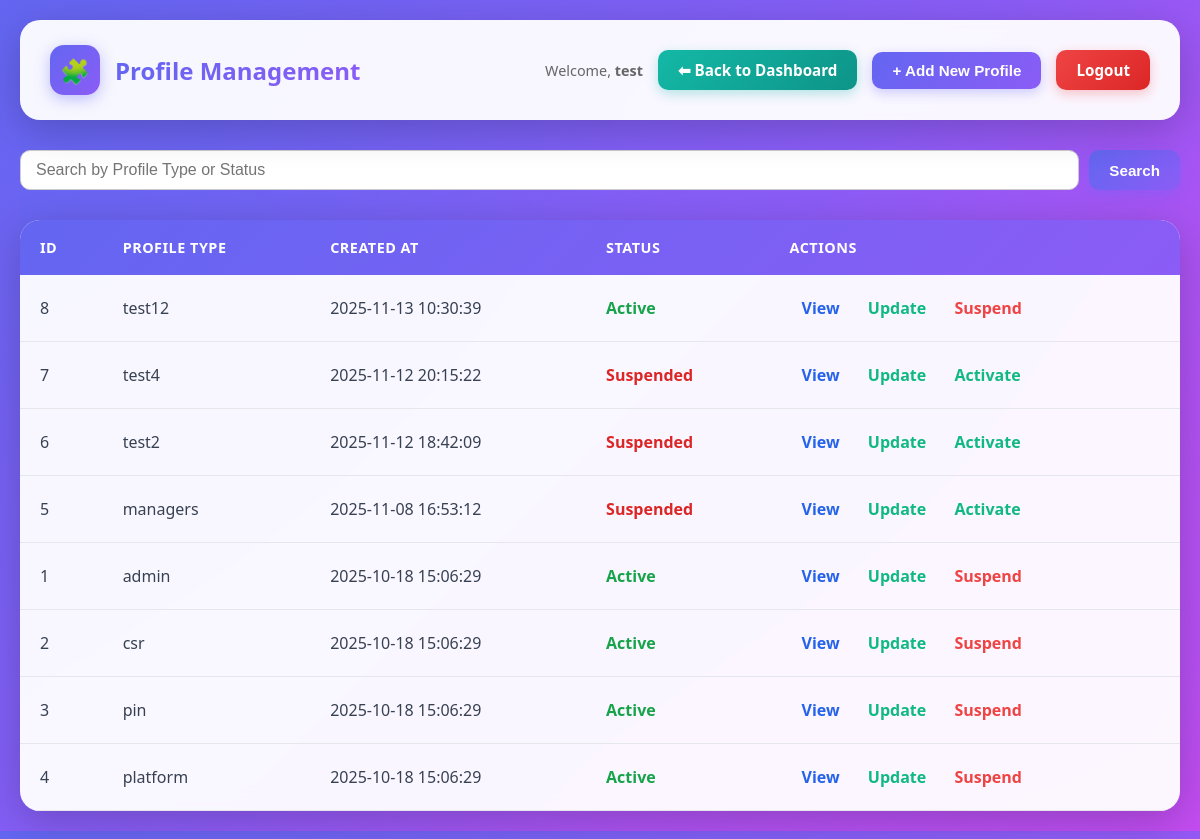
The app's page /CSIT314v3/Boundary/view_profiles.php (signed in) with its own data.
### tables this page shows
CREATE TABLE `user_profiles` (
  `id` int(11) NOT NULL,
  `profile_type` varchar(50) NOT NULL,
  `created_at` timestamp NOT NULL DEFAULT current_timestamp(),
  `status` enum('active','suspended') DEFAULT 'active'
);

### CSIT314v3/Entity/userProfile.php (called while the page is built, shortened)
<?php
final class userProfile
{
    private static function getConnection(): PDO
    {
        return Database::getConnection();
    }
    public static function getAllProfiles(): array
    {
        try {
            $pdo = self::getConnection();
            $stmt = $pdo->query("SELECT * FROM user_profiles ORDER BY created_at DESC");
            return $stmt->fetchAll(PDO::FETCH_ASSOC);
        } catch (PDOException $e) {
            error_log('Error fetching profiles: ' . $e->getMessage());
            return [];
        }
    }
}

### CSIT314v3/Controller/ViewProfilesController.php (called while the page is built, shortened)
<?php
require_once __DIR__ . '/../Entity/userProfile.php';
final class ViewProfilesController
{
    public function getAllProfiles(): array
    {
        return userProfile::getAllProfiles();
    }
}

### CSIT314v3/Boundary/view_profiles.php (the view, shortened to what this page needs)
<?php
require_once __DIR__ . '/../Controller/ViewProfilesController.php';
function getLoggedInUserName(): string {
    return htmlspecialchars($_SESSION['name'] ?? 'User');
}
function getSearchTerm(): string {
    return trim($_GET['search'] ?? '');
}
function loadProfilesList(ViewProfilesController $vc, SearchProfileController $sc): array {
    $term = getSearchTerm();
    return $term !== '' ? $sc->searchProfiles($term) : $vc->getAllProfiles();
}
$viewController = new ViewProfilesController();
$searchController = new SearchProfileController();
$userName = getLoggedInUserName();
$searchTerm = getSearchTerm();
$profiles = loadProfilesList($viewController, $searchController);
?>
<!DOCTYPE html>
<html lang="en">
<head>
</head>
<body>
<div class="header">
    <div class="header-left">
        <div class="logo">🧩</div>
        <div class="header-title">Profile Management</div>
    </div>
    <div class="user-info">
        <span class="welcome-text">Welcome, <strong><?= $userName ?></strong></span>
        <a href="admin_dashboard.php" class="btn btn-secondary">⬅ Back to Dashboard</a>
        <button class="btn btn-primary" onclick="document.getElementById('addModal').style.display='flex'">+ Add New Profile</button>
        <a href="logout.php" class="btn btn-logout">Logout</a>
    </div>
</div>
<div class="search-bar" style="max-width:1200px;margin:20px auto 30px;display:flex;justify-content:space-between;align-items:center;gap:10px;">
    <form method="GET" action="view_profiles.php" style="flex:1;display:flex;gap:10px;">
        <input type="text" name="search" placeholder="Search by Profile Type or Status"
               value="<?= htmlspecialchars($searchTerm ?? '') ?>"
               style="flex:1;padding:10px 15px;border-radius:10px;border:1px solid #ccc;font-size:1rem;">
        <button type="submit" class="btn btn-primary"
                style="padding:10px 20px;border:none;border-radius:10px;
                       background:linear-gradient(135deg,#6366f1,#8b5cf6);
                       color:white;font-weight:600;cursor:pointer;">
            Search
        </button>
    </form>
</div>
<div class="container">
    <div class="table-container">
        <table>
            <thead>
                <tr>
                    <th>ID</th>
                    <th>Profile Type</th>
                    <th>Created At</th>
                    <th>Status</th>
                    <th>Actions</th>
                </tr>
            </thead>
            <tbody>
    <?php foreach ($profiles as $profile): ?>
    <tr>
        <td><?= htmlspecialchars((string)$profile['id']) ?></td>
        <td><?= htmlspecialchars($profile['profile_type']) ?></td>
        <td><?= htmlspecialchars($profile['created_at']) ?></td>
        <td>
            <span style="color:<?= $profile['status'] === 'active' ? '#16a34a' : '#dc2626'; ?>;font-weight:600;">
                <?= ucfirst(htmlspecialchars($profile['status'])) ?>
            </span>
        </td>
        <td>
            <a href="view_profilePg.php?id=<?= $profile['id'] ?>"
               class="action-link"
               style="color:#2563eb;">
               View
            </a>
            <a href="update_profilePg.php?id=<?= $profile['id'] ?>"
               class="action-link"
               style="color:#10b981;">
               Update
            </a>
            <?php if ($profile['status'] === 'active'): ?>
                <a href="suspendProfilePg.php?id=<?= $profile['id'] ?>&action=suspend"
                   class="action-link"
                   style="color:#ef4444;">
                   Suspend
                </a>
            <?php else: ?>
                <a href="suspendProfilePg.php?id=<?= $profile['id'] ?>&action=activate"
                   class="action-link"
                   style="color:#10b981;">
                   Activate
                </a>
            <?php endif; ?>
        </td>
    </tr>
    <?php endforeach; ?>
</tbody>
        </table>
    </div>
</div>
</body>
</html>

### CSIT314v3/Boundary/view_profiles.php (style rules this page uses)
* { margin: 0; padding: 0; box-sizing: border-box; }
body { font-family: 'Segoe UI', Tahoma, Geneva, Verdana, sans-serif; min-height: 100vh; background: linear-gradient(135deg, #6366f1 0%, #8b5cf6 50%, #d946ef 100%); padding: 20px; position: relative; overflow-x: hidden; }
body::before { content: ''; position: absolute; width: 100%; height: 100%; background: radial-gradient(circle at 10% 20%, rgba(99, 102, 241, 0.4) 0%, transparent 40%), radial-gradient(circle at 90% 80%, rgba(139, 92, 246, 0.4) 0%, transparent 40%); animation: pulse 8s ease-in-out infinite; z-index: -1; }
.header { max-width: 1200px; margin: 0 auto 30px; background: rgba(255, 255, 255, 0.95); backdrop-filter: blur(10px); border-radius: 20px; padding: 25px 30px; box-shadow: 0 10px 40px rgba(0, 0, 0, 0.2); display: flex; justify-content: space-between; align-items: center; position: relative; z-index: 1; animation: fadeInDown 0.6s ease; }
.header-left { display: flex; align-items: center; gap: 15px; }
.logo { width: 50px; height: 50px; background: linear-gradient(135deg, #6366f1 0%, #8b5cf6 100%); border-radius: 14px; display: flex; align-items: center; justify-content: center; font-size: 1.5rem; color: white; box-shadow: 0 4px 15px rgba(99, 102, 241, 0.4); }
.header-title { font-size: 1.5rem; font-weight: 700; background: linear-gradient(135deg, #6366f1 0%, #8b5cf6 100%); -webkit-background-clip: text; -webkit-text-fill-color: transparent; }
.user-info { display: flex; align-items: center; gap: 15px; }
.welcome-text { color: #666; font-size: 0.9rem; }
.btn { padding: 10px 20px; border: none; border-radius: 10px; font-weight: 600; cursor: pointer; text-decoration: none; transition: all 0.3s ease; display: inline-block; font-size: 0.95rem; }
.btn-primary { background: linear-gradient(135deg, #6366f1 0%, #8b5cf6 100%); color: white; box-shadow: 0 4px 12px rgba(99, 102, 241, 0.3); }
.btn-secondary { background: linear-gradient(135deg, #14b8a6 0%, #0d9488 100%); color: white; box-shadow: 0 4px 12px rgba(20, 184, 166, 0.3); }
.btn-logout { background: linear-gradient(135deg, #ef4444 0%, #dc2626 100%); color: white; box-shadow: 0 4px 12px rgba(239, 68, 68, 0.3); }
.container { max-width: 1200px; margin: 0 auto; position: relative; z-index: 1; animation: fadeInUp 0.6s ease; }
.table-container { background: rgba(255, 255, 255, 0.95); backdrop-filter: blur(10px); border-radius: 20px; overflow: hidden; box-shadow: 0 10px 40px rgba(0, 0, 0, 0.2); }
table { width: 100%; border-collapse: collapse; }
thead { background: linear-gradient(135deg, #6366f1 0%, #8b5cf6 100%); }
thead tr th { padding: 18px 20px; text-align: left; color: white; font-weight: 600; font-size: 0.9rem; text-transform: uppercase; letter-spacing: 0.5px; }
tbody tr { border-bottom: 1px solid #e5e7eb; transition: background 0.2s ease; }
tbody td { padding: 16px 20px; color: #374151; }
.action-link { color: #6366f1; text-decoration: none; font-weight: 600; transition: all 0.2s ease; padding: 6px 12px; border-radius: 8px; display: inline-block; }

### records on screen
user_profiles: id "8", profile_type "test12", created_at "2025-11-13 10:30:39", status "Active"
user_profiles: id "7", profile_type "test4", created_at "2025-11-12 20:15:22", status "Suspended"
user_profiles: id "6", profile_type "test2", created_at "2025-11-12 18:42:09", status "Suspended"
user_profiles: id "5", profile_type "managers", created_at "2025-11-08 16:53:12", status "Suspended"
user_profiles: id "1", profile_type "admin", created_at "2025-10-18 15:06:29", status "Active"
user_profiles: id "2", profile_type "csr", created_at "2025-10-18 15:06:29", status "Active"
user_profiles: id "3", profile_type "pin", created_at "2025-10-18 15:06:29", status "Active"
user_profiles: id "4", profile_type "platform", created_at "2025-10-18 15:06:29", status "Active"

### other values on screen
$userName "test"
